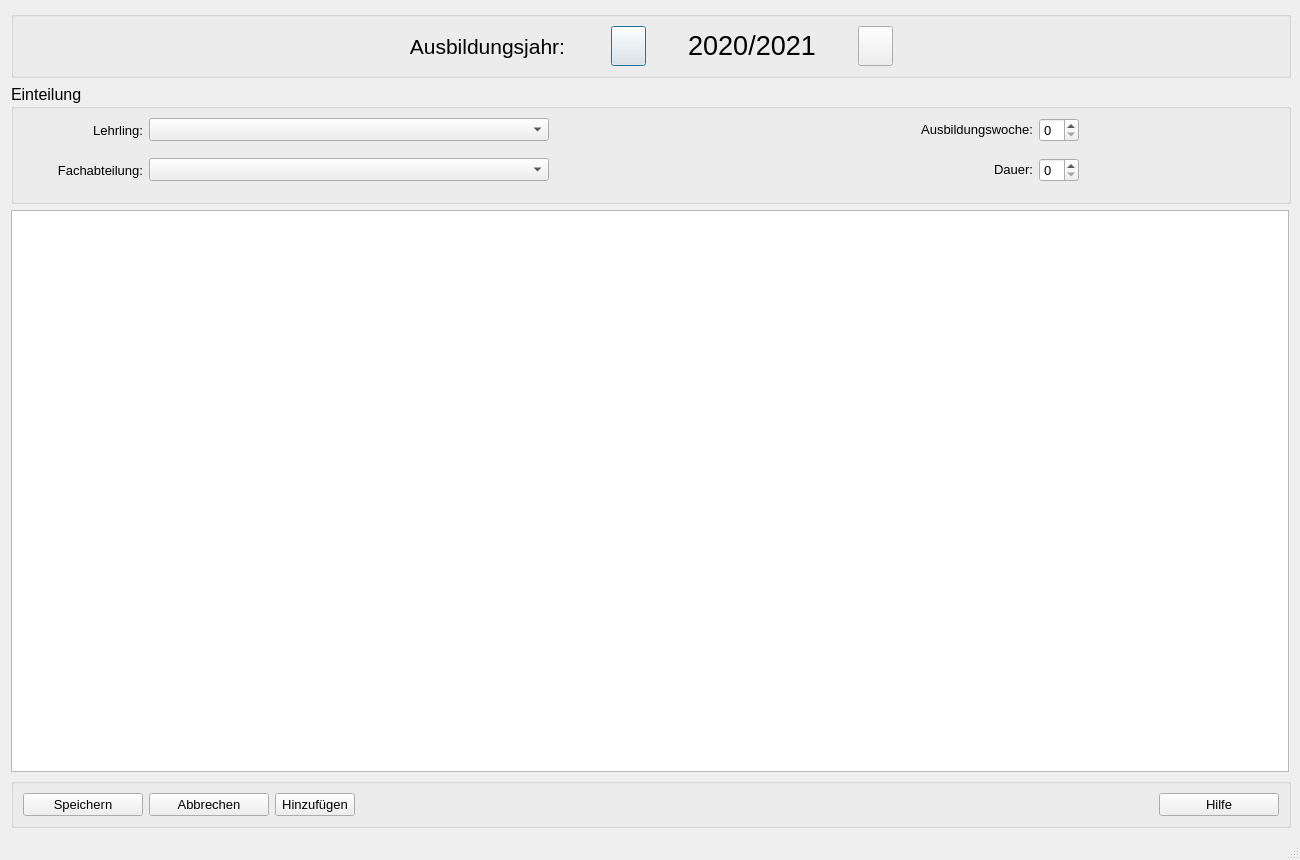
<?xml version="1.0" encoding="UTF-8"?>
<ui version="4.0">
 <class>Lehrlingseinteilung</class>
 <widget class="QDialog" name="Lehrlingseinteilung">
  <property name="geometry">
   <rect>
    <x>0</x>
    <y>0</y>
    <width>1300</width>
    <height>860</height>
   </rect>
  </property>
  <property name="minimumSize">
   <size>
    <width>1300</width>
    <height>860</height>
   </size>
  </property>
  <property name="windowTitle">
   <string>Lehrlingseinteilung</string>
  </property>
  <property name="sizeGripEnabled">
   <bool>true</bool>
  </property>
  <layout class="QVBoxLayout" name="verticalLayout">
   <item>
    <widget class="QGroupBox" name="groupBox_2">
     <property name="sizePolicy">
      <sizepolicy hsizetype="Fixed" vsizetype="Fixed">
       <horstretch>0</horstretch>
       <verstretch>0</verstretch>
      </sizepolicy>
     </property>
     <property name="minimumSize">
      <size>
       <width>1280</width>
       <height>0</height>
      </size>
     </property>
     <property name="maximumSize">
      <size>
       <width>1280</width>
       <height>16777215</height>
      </size>
     </property>
     <property name="title">
      <string/>
     </property>
     <layout class="QHBoxLayout" name="horizontalLayout_2">
      <item>
       <spacer name="horizontalSpacer_4">
        <property name="orientation">
         <enum>Qt::Horizontal</enum>
        </property>
        <property name="sizeType">
         <enum>QSizePolicy::Fixed</enum>
        </property>
        <property name="sizeHint" stdset="0">
         <size>
          <width>800</width>
          <height>20</height>
         </size>
        </property>
       </spacer>
      </item>
      <item>
       <widget class="QLabel" name="label_2">
        <property name="sizePolicy">
         <sizepolicy hsizetype="Fixed" vsizetype="Preferred">
          <horstretch>0</horstretch>
          <verstretch>0</verstretch>
         </sizepolicy>
        </property>
        <property name="font">
         <font>
          <pointsize>16</pointsize>
         </font>
        </property>
        <property name="text">
         <string>Ausbildungsjahr:</string>
        </property>
        <property name="alignment">
         <set>Qt::AlignRight|Qt::AlignTrailing|Qt::AlignVCenter</set>
        </property>
       </widget>
      </item>
      <item>
       <spacer name="horizontalSpacer_6">
        <property name="orientation">
         <enum>Qt::Horizontal</enum>
        </property>
        <property name="sizeType">
         <enum>QSizePolicy::Fixed</enum>
        </property>
        <property name="sizeHint" stdset="0">
         <size>
          <width>40</width>
          <height>20</height>
         </size>
        </property>
       </spacer>
      </item>
      <item>
       <widget class="QPushButton" name="pB_leftArrow">
        <property name="sizePolicy">
         <sizepolicy hsizetype="Fixed" vsizetype="Preferred">
          <horstretch>0</horstretch>
          <verstretch>0</verstretch>
         </sizepolicy>
        </property>
        <property name="minimumSize">
         <size>
          <width>35</width>
          <height>0</height>
         </size>
        </property>
        <property name="font">
         <font>
          <pointsize>21</pointsize>
          <weight>75</weight>
          <bold>true</bold>
         </font>
        </property>
        <property name="text">
         <string/>
        </property>
        <property name="icon">
         <iconset>
          <normaloff>../../_Symbole/UsedSymbols/keyboard-left-arrow-button_icon-icons.com_72692.ico</normaloff>../../_Symbole/UsedSymbols/keyboard-left-arrow-button_icon-icons.com_72692.ico</iconset>
        </property>
       </widget>
      </item>
      <item>
       <widget class="QLabel" name="lbl_Ausbildungjahr">
        <property name="sizePolicy">
         <sizepolicy hsizetype="Fixed" vsizetype="Fixed">
          <horstretch>0</horstretch>
          <verstretch>0</verstretch>
         </sizepolicy>
        </property>
        <property name="minimumSize">
         <size>
          <width>200</width>
          <height>0</height>
         </size>
        </property>
        <property name="maximumSize">
         <size>
          <width>200</width>
          <height>16777215</height>
         </size>
        </property>
        <property name="font">
         <font>
          <pointsize>20</pointsize>
         </font>
        </property>
        <property name="text">
         <string>2020/2021</string>
        </property>
        <property name="alignment">
         <set>Qt::AlignCenter</set>
        </property>
       </widget>
      </item>
      <item>
       <widget class="QPushButton" name="pB_rightArrow">
        <property name="sizePolicy">
         <sizepolicy hsizetype="Fixed" vsizetype="Preferred">
          <horstretch>0</horstretch>
          <verstretch>0</verstretch>
         </sizepolicy>
        </property>
        <property name="minimumSize">
         <size>
          <width>35</width>
          <height>0</height>
         </size>
        </property>
        <property name="font">
         <font>
          <pointsize>21</pointsize>
          <weight>75</weight>
          <bold>true</bold>
         </font>
        </property>
        <property name="text">
         <string/>
        </property>
        <property name="icon">
         <iconset>
          <normaloff>../../_Symbole/UsedSymbols/keyboard-right-arrow-button-1_icon-icons.com_72690.ico</normaloff>../../_Symbole/UsedSymbols/keyboard-right-arrow-button-1_icon-icons.com_72690.ico</iconset>
        </property>
       </widget>
      </item>
      <item>
       <spacer name="horizontalSpacer_5">
        <property name="orientation">
         <enum>Qt::Horizontal</enum>
        </property>
        <property name="sizeType">
         <enum>QSizePolicy::Fixed</enum>
        </property>
        <property name="sizeHint" stdset="0">
         <size>
          <width>800</width>
          <height>20</height>
         </size>
        </property>
       </spacer>
      </item>
     </layout>
    </widget>
   </item>
   <item>
    <widget class="QGroupBox" name="groupBox">
     <property name="sizePolicy">
      <sizepolicy hsizetype="Fixed" vsizetype="Preferred">
       <horstretch>0</horstretch>
       <verstretch>0</verstretch>
      </sizepolicy>
     </property>
     <property name="minimumSize">
      <size>
       <width>1280</width>
       <height>0</height>
      </size>
     </property>
     <property name="font">
      <font>
       <pointsize>12</pointsize>
      </font>
     </property>
     <property name="title">
      <string>Einteilung</string>
     </property>
     <layout class="QGridLayout" name="gridLayout">
      <item row="0" column="6">
       <spacer name="horizontalSpacer_7">
        <property name="orientation">
         <enum>Qt::Horizontal</enum>
        </property>
        <property name="sizeType">
         <enum>QSizePolicy::Fixed</enum>
        </property>
        <property name="sizeHint" stdset="0">
         <size>
          <width>200</width>
          <height>20</height>
         </size>
        </property>
       </spacer>
      </item>
      <item row="0" column="5">
       <widget class="QSpinBox" name="sB_Ausbildungswoche">
        <property name="sizePolicy">
         <sizepolicy hsizetype="Fixed" vsizetype="Fixed">
          <horstretch>0</horstretch>
          <verstretch>0</verstretch>
         </sizepolicy>
        </property>
        <property name="maximumSize">
         <size>
          <width>40</width>
          <height>16777215</height>
         </size>
        </property>
        <property name="font">
         <font>
          <pointsize>10</pointsize>
         </font>
        </property>
        <property name="maximum">
         <number>53</number>
        </property>
       </widget>
      </item>
      <item row="2" column="2">
       <spacer name="horizontalSpacer_8">
        <property name="orientation">
         <enum>Qt::Horizontal</enum>
        </property>
        <property name="sizeHint" stdset="0">
         <size>
          <width>40</width>
          <height>20</height>
         </size>
        </property>
       </spacer>
      </item>
      <item row="2" column="4">
       <widget class="QLabel" name="label_7">
        <property name="sizePolicy">
         <sizepolicy hsizetype="Fixed" vsizetype="Fixed">
          <horstretch>0</horstretch>
          <verstretch>0</verstretch>
         </sizepolicy>
        </property>
        <property name="maximumSize">
         <size>
          <width>50</width>
          <height>16777215</height>
         </size>
        </property>
        <property name="font">
         <font>
          <pointsize>10</pointsize>
         </font>
        </property>
        <property name="text">
         <string>Dauer:</string>
        </property>
        <property name="alignment">
         <set>Qt::AlignRight|Qt::AlignTrailing|Qt::AlignVCenter</set>
        </property>
       </widget>
      </item>
      <item row="0" column="0">
       <widget class="QLabel" name="label">
        <property name="font">
         <font>
          <pointsize>10</pointsize>
         </font>
        </property>
        <property name="text">
         <string>Lehrling:</string>
        </property>
        <property name="alignment">
         <set>Qt::AlignRight|Qt::AlignTrailing|Qt::AlignVCenter</set>
        </property>
       </widget>
      </item>
      <item row="2" column="5">
       <widget class="QSpinBox" name="sB_Dauer">
        <property name="maximumSize">
         <size>
          <width>40</width>
          <height>16777215</height>
         </size>
        </property>
        <property name="font">
         <font>
          <pointsize>10</pointsize>
         </font>
        </property>
        <property name="maximum">
         <number>53</number>
        </property>
       </widget>
      </item>
      <item row="3" column="0">
       <spacer name="verticalSpacer_3">
        <property name="orientation">
         <enum>Qt::Vertical</enum>
        </property>
        <property name="sizeType">
         <enum>QSizePolicy::Fixed</enum>
        </property>
        <property name="sizeHint" stdset="0">
         <size>
          <width>20</width>
          <height>10</height>
         </size>
        </property>
       </spacer>
      </item>
      <item row="1" column="0">
       <spacer name="verticalSpacer_2">
        <property name="orientation">
         <enum>Qt::Vertical</enum>
        </property>
        <property name="sizeType">
         <enum>QSizePolicy::Fixed</enum>
        </property>
        <property name="sizeHint" stdset="0">
         <size>
          <width>20</width>
          <height>10</height>
         </size>
        </property>
       </spacer>
      </item>
      <item row="0" column="3" colspan="2">
       <widget class="QLabel" name="label_4">
        <property name="sizePolicy">
         <sizepolicy hsizetype="Fixed" vsizetype="Fixed">
          <horstretch>0</horstretch>
          <verstretch>0</verstretch>
         </sizepolicy>
        </property>
        <property name="minimumSize">
         <size>
          <width>160</width>
          <height>0</height>
         </size>
        </property>
        <property name="font">
         <font>
          <pointsize>10</pointsize>
         </font>
        </property>
        <property name="text">
         <string>Ausbildungswoche:</string>
        </property>
        <property name="alignment">
         <set>Qt::AlignRight|Qt::AlignTrailing|Qt::AlignVCenter</set>
        </property>
       </widget>
      </item>
      <item row="2" column="0">
       <widget class="QLabel" name="label_6">
        <property name="sizePolicy">
         <sizepolicy hsizetype="Fixed" vsizetype="Preferred">
          <horstretch>0</horstretch>
          <verstretch>0</verstretch>
         </sizepolicy>
        </property>
        <property name="minimumSize">
         <size>
          <width>120</width>
          <height>0</height>
         </size>
        </property>
        <property name="maximumSize">
         <size>
          <width>16777215</width>
          <height>16777215</height>
         </size>
        </property>
        <property name="font">
         <font>
          <pointsize>10</pointsize>
         </font>
        </property>
        <property name="text">
         <string>Fachabteilung:</string>
        </property>
        <property name="alignment">
         <set>Qt::AlignRight|Qt::AlignTrailing|Qt::AlignVCenter</set>
        </property>
       </widget>
      </item>
      <item row="0" column="2">
       <spacer name="horizontalSpacer">
        <property name="orientation">
         <enum>Qt::Horizontal</enum>
        </property>
        <property name="sizeType">
         <enum>QSizePolicy::Expanding</enum>
        </property>
        <property name="sizeHint" stdset="0">
         <size>
          <width>200</width>
          <height>20</height>
         </size>
        </property>
       </spacer>
      </item>
      <item row="0" column="1">
       <widget class="QComboBox" name="cB_Lehrling">
        <property name="minimumSize">
         <size>
          <width>400</width>
          <height>0</height>
         </size>
        </property>
        <property name="font">
         <font>
          <pointsize>10</pointsize>
         </font>
        </property>
       </widget>
      </item>
      <item row="2" column="1">
       <widget class="QComboBox" name="cB_Fachabteilung">
        <property name="font">
         <font>
          <pointsize>10</pointsize>
         </font>
        </property>
       </widget>
      </item>
      <item row="2" column="6">
       <spacer name="horizontalSpacer_9">
        <property name="orientation">
         <enum>Qt::Horizontal</enum>
        </property>
        <property name="sizeType">
         <enum>QSizePolicy::Fixed</enum>
        </property>
        <property name="sizeHint" stdset="0">
         <size>
          <width>200</width>
          <height>20</height>
         </size>
        </property>
       </spacer>
      </item>
     </layout>
    </widget>
   </item>
   <item>
    <widget class="QTableWidget" name="tableWidget">
     <property name="font">
      <font>
       <pointsize>10</pointsize>
      </font>
     </property>
    </widget>
   </item>
   <item>
    <widget class="QGroupBox" name="groupBox_3">
     <property name="sizePolicy">
      <sizepolicy hsizetype="Fixed" vsizetype="Preferred">
       <horstretch>0</horstretch>
       <verstretch>0</verstretch>
      </sizepolicy>
     </property>
     <property name="minimumSize">
      <size>
       <width>1280</width>
       <height>0</height>
      </size>
     </property>
     <property name="title">
      <string/>
     </property>
     <layout class="QHBoxLayout" name="horizontalLayout_3">
      <item>
       <widget class="QPushButton" name="pB_Speichern">
        <property name="minimumSize">
         <size>
          <width>120</width>
          <height>0</height>
         </size>
        </property>
        <property name="maximumSize">
         <size>
          <width>100</width>
          <height>16777215</height>
         </size>
        </property>
        <property name="font">
         <font>
          <pointsize>10</pointsize>
         </font>
        </property>
        <property name="text">
         <string>Speichern</string>
        </property>
        <property name="icon">
         <iconset>
          <normaloff>../../_Symbole/UsedSymbols/save_3621.ico</normaloff>../../_Symbole/UsedSymbols/save_3621.ico</iconset>
        </property>
       </widget>
      </item>
      <item>
       <widget class="QPushButton" name="pB_Abbrechen">
        <property name="minimumSize">
         <size>
          <width>120</width>
          <height>0</height>
         </size>
        </property>
        <property name="maximumSize">
         <size>
          <width>150</width>
          <height>16777215</height>
         </size>
        </property>
        <property name="font">
         <font>
          <pointsize>10</pointsize>
         </font>
        </property>
        <property name="text">
         <string>Abbrechen</string>
        </property>
        <property name="icon">
         <iconset>
          <normaloff>../../_Symbole/UsedSymbols/closewindowapplication_cerca_ventan_2874.ico</normaloff>../../_Symbole/UsedSymbols/closewindowapplication_cerca_ventan_2874.ico</iconset>
        </property>
       </widget>
      </item>
      <item>
       <widget class="QPushButton" name="pB_Hinzufuegen">
        <property name="font">
         <font>
          <pointsize>10</pointsize>
         </font>
        </property>
        <property name="text">
         <string>Hinzufügen</string>
        </property>
        <property name="icon">
         <iconset>
          <normaloff>../../_Symbole/UsedSymbols/add_insert_new_plus_icon_148990.ico</normaloff>../../_Symbole/UsedSymbols/add_insert_new_plus_icon_148990.ico</iconset>
        </property>
       </widget>
      </item>
      <item>
       <spacer name="horizontalSpacer_3">
        <property name="orientation">
         <enum>Qt::Horizontal</enum>
        </property>
        <property name="sizeHint" stdset="0">
         <size>
          <width>40</width>
          <height>20</height>
         </size>
        </property>
       </spacer>
      </item>
      <item>
       <widget class="QPushButton" name="pB_Hilfe">
        <property name="minimumSize">
         <size>
          <width>120</width>
          <height>0</height>
         </size>
        </property>
        <property name="maximumSize">
         <size>
          <width>100</width>
          <height>16777215</height>
         </size>
        </property>
        <property name="font">
         <font>
          <pointsize>10</pointsize>
         </font>
        </property>
        <property name="text">
         <string>Hilfe</string>
        </property>
        <property name="icon">
         <iconset>
          <normaloff>../../_Symbole/UsedSymbols/info_13213.ico</normaloff>../../_Symbole/UsedSymbols/info_13213.ico</iconset>
        </property>
       </widget>
      </item>
     </layout>
    </widget>
   </item>
   <item>
    <widget class="QLabel" name="lab_INFO">
     <property name="font">
      <font>
       <pointsize>10</pointsize>
      </font>
     </property>
     <property name="text">
      <string/>
     </property>
    </widget>
   </item>
  </layout>
 </widget>
 <resources/>
 <connections/>
</ui>
